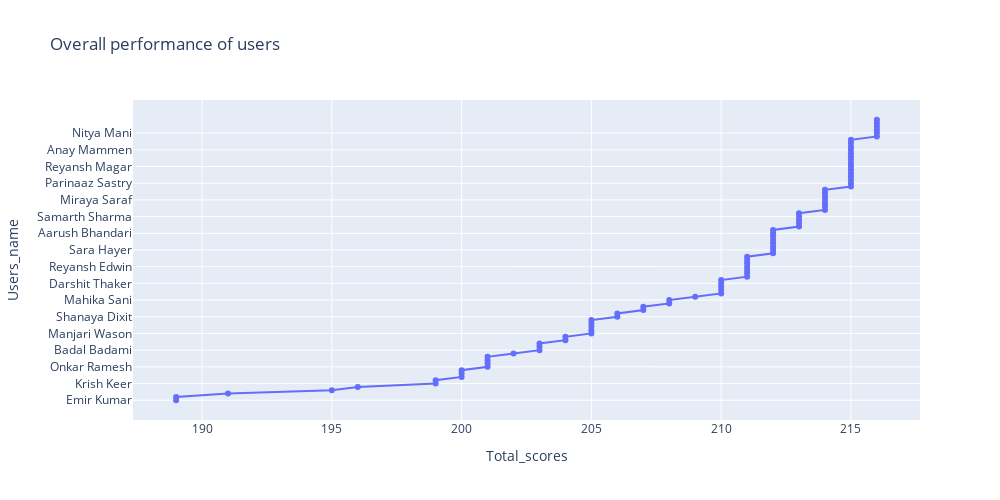

Notebook source saved alongside this figure:
### Code cell
#overall performanceof users interms of total score (Training_1 + Training_2)
print("Give the number of Users") 
n = input(int())
fig = go.Figure() 
fig.add_trace(go.Scatter(y=section_wise_score.index[0:],x=section_wise_score['total'].sort_values(ascending=True).head(int(n)),
                    mode = ('lines+markers'),
                    name='Perfomance Line'))
fig.update_layout(title='Overall performance of users',xaxis={'title': 'Total_scores'},yaxis={'title':'Users_name'},height=500,width=1000)
fig.show()

### Figure 1 — Plotly figure (JSON) as saved in the notebook; plotly's stock layout.template omitted (floating-point values rounded to 4 significant figures; data arrays with more than 128 entries replaced by an {"elided": "..."} marker saying what was removed)
{"data": [{"mode": "lines+markers", "name": "Perfomance Line", "type": "scatter", "x": [189, 189, 191, 195, 196, 199, 199, 200, 200, 200, 201, 201, 201, 201, 202, 203, 203, 203, 204, 204, 205, 205, 205, 205, 205, 206, 206, 207, 207, 208, 208, 209, 210, 210, 210, 210, 210, 211, 211, 211, 211, 211, 211, 211, 212, 212, 212, 212, 212, 212, 212, 212, 213, 213, 213, 213, 213, 214, 214, 214, 214, 214, 214, 214, 215, 215, 215, 215, 215, 215, 215, 215, 215, 215, 215, 215, 215, 215, 215, 216, 216, 216, 216, 216, 216], "y": {"elided": "1005 str values"}}], "layout": {"height": 500, "title": {"text": "Overall performance of users"}, "width": 1000, "xaxis": {"title": {"text": "Total_scores"}}, "yaxis": {"title": {"text": "Users_name"}}}}
